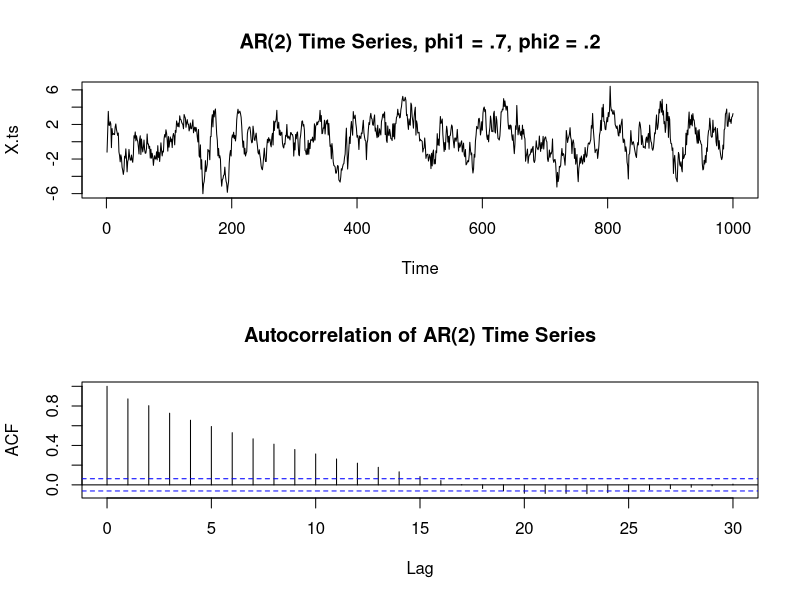

The R source for this figure:
set.seed(2017)

X.ts <- arima.sim(list(ar = c(.7, .2)), n = 1000)

par(mfrow = c(2, 1))

plot(X.ts, main = "AR(2) Time Series, phi1 = .7, phi2 = .2")

X.acf = acf(X.ts, main = "Autocorrelation of AR(2) Time Series")
